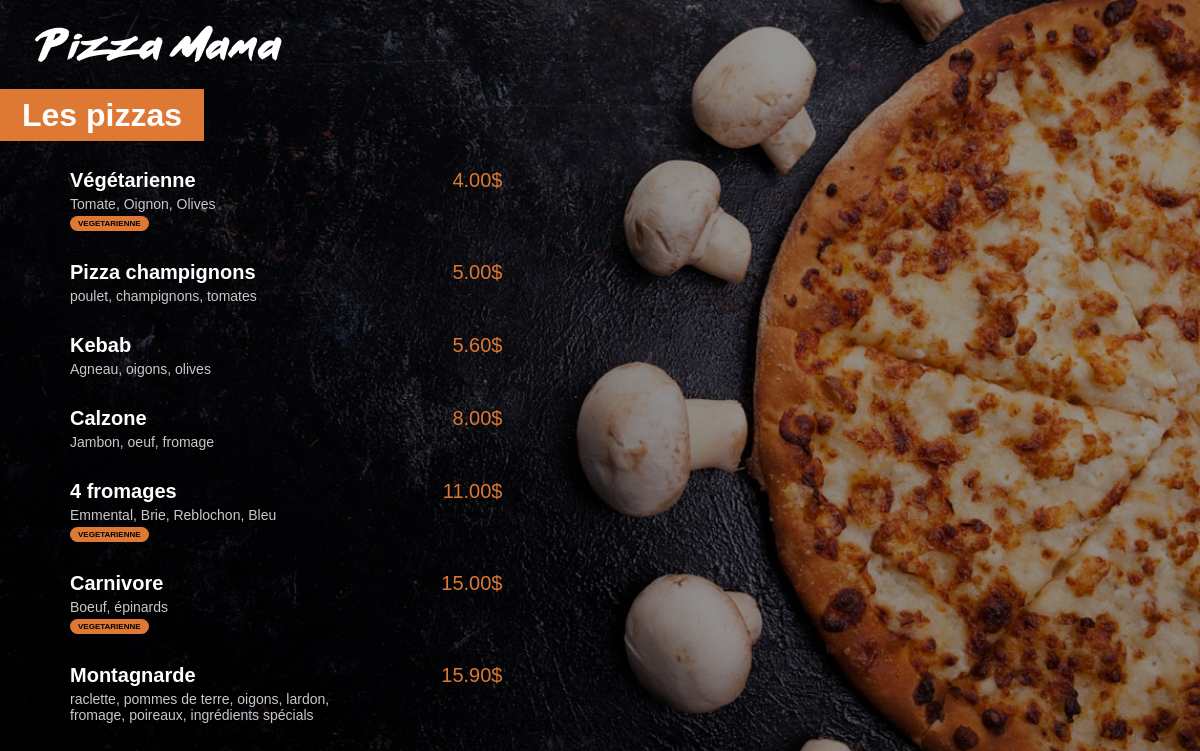
The app's page /menu/ with its own data.
### menu/models.py (models this page shows)
class Pizza(models.Model):
    nom = models.CharField(max_length=200)
    ingredients = models.CharField(max_length=400)
    prix = models.FloatField(default=0)
    vegetarienne = models.BooleanField(default=False)

### menu/views.py (the view)
# urls.py: path('', views.index, name="main"),
def index(request):
    pizzas = Pizza.objects.all().order_by("prix")
    return render(request, 'menu/index.html', {'pizzas':pizzas})

### menu/templates/menu/index.html (shortened to what this page needs)
{% load static %}
<html lang="fr">
<head>
    <link rel="stylesheet" href="{% static 'menu/style.css' %}">
</head>
<body>
    <a href="{% url 'main:main' %}"><img id="small_logo" src="{% static 'menu/images/small_logo.png' %}"></a>
    <div class="menu-title">
        <h1>Les pizzas</h1>
    </div>
    <div class="menu-list">
        <ul>
        {% for pizza in pizzas %}
        <div class="menu-list-item">
            <span class="menu-list-title">{{pizza.nom}}</span>
            <span class="menu-prix">{{pizza.prix | floatformat:2}}$</span>
            <span class="menu-ingredients">{{pizza.ingredients}}</span>
            {% if pizza.vegetarienne %}
                <span class="menu-badge">VEGETARIENNE</span>
            {% endif %}
        </div>
        {% endfor %}
    </ul>
    </div>
</body>
</html>

### menu/static/menu/style.css (style rules this page uses)
h1 { background-color: #DD7835; color: white; display: inline; padding: 8px 22px; }
.menu-title { display: block; margin: 35px 0; }
body { margin: 0px; background: linear-gradient(0deg, rgba(0, 0, 0, 0.4), rgba(0, 0, 0, 0.4)), url("images/menu_background.jpg") no-repeat center center fixed; -webkit-background-size: cover; -moz-background-size: cover; -o-background-size: cover; background-size: cover; color: white; font-family: arial; }
#small_logo { margin-top: 25px; margin-left: 35px; }
.menu-list { margin-left: 30px; }
.menu-list-item { margin: 30px 0px; }
.menu-list-title { font-weight: bold; font-size: 20px; display: inline-block; width: 350px; }
.menu-prix { margin-left: 8px; color: #DD7835; display: inline-block; text-align: right; width: 70px; font-size: 20px; }
.menu-ingredients { margin-top: 4px; color: #C8C8C8; font-size: 14px; display: block; width: 300px; }
.menu-badge { background-color: green; background-color: #DD7835; color: black; font-size: 8px; padding: 3px 8px; margin-top: 4px; display: inline-block; border-radius: 8px; font-weight: bold; }

### records on screen
Pizza: nom "Végétarienne", prix "4.00", ingredients "Tomate, Oignon, Olives", vegetarienne "VEGETARIENNE"
Pizza: nom "Pizza champignons", prix "5.00", ingredients "poulet, champignons, tomates"
Pizza: nom "Kebab", prix "5.60", ingredients "Agneau, oigons, olives"
Pizza: nom "Calzone", prix "8.00", ingredients "Jambon, oeuf, fromage"
Pizza: nom "4 fromages", prix "11.00", ingredients "Emmental, Brie, Reblochon, Bleu", vegetarienne "VEGETARIENNE"
Pizza: nom "Carnivore", prix "15.00", ingredients "Boeuf, épinards", vegetarienne "VEGETARIENNE"
Pizza: nom "Montagnarde", prix "15.90", ingredients "raclette, pommes de terre, oigons, lardon, fromage, poireaux, ingrédients spécials"
